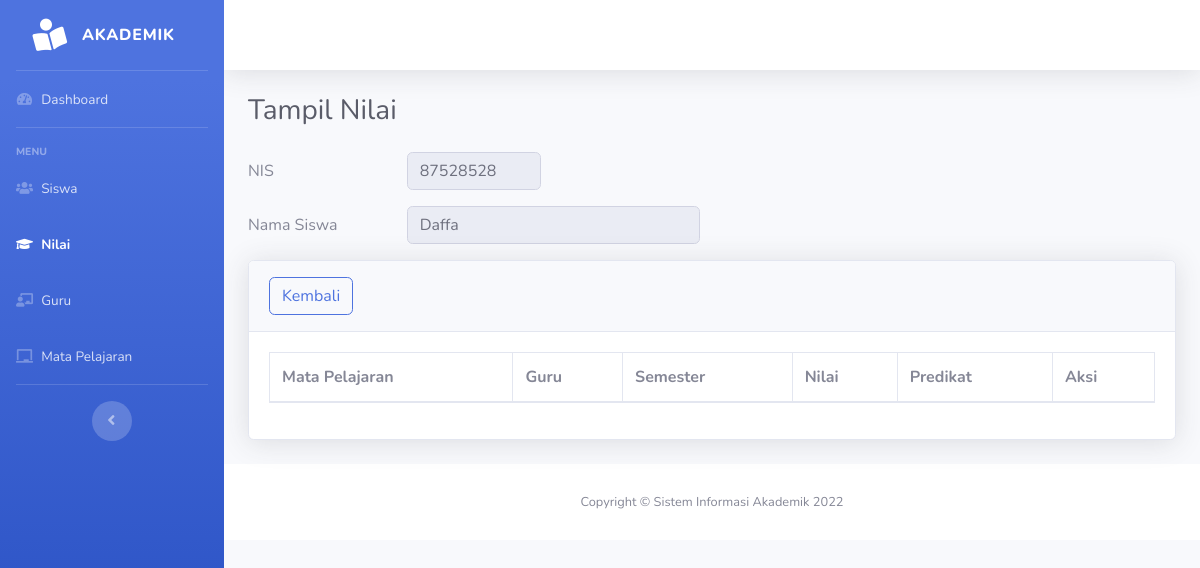
/nilai/tampil-nilai.php?nis=87528528, run on an earlier commit of the app's database.
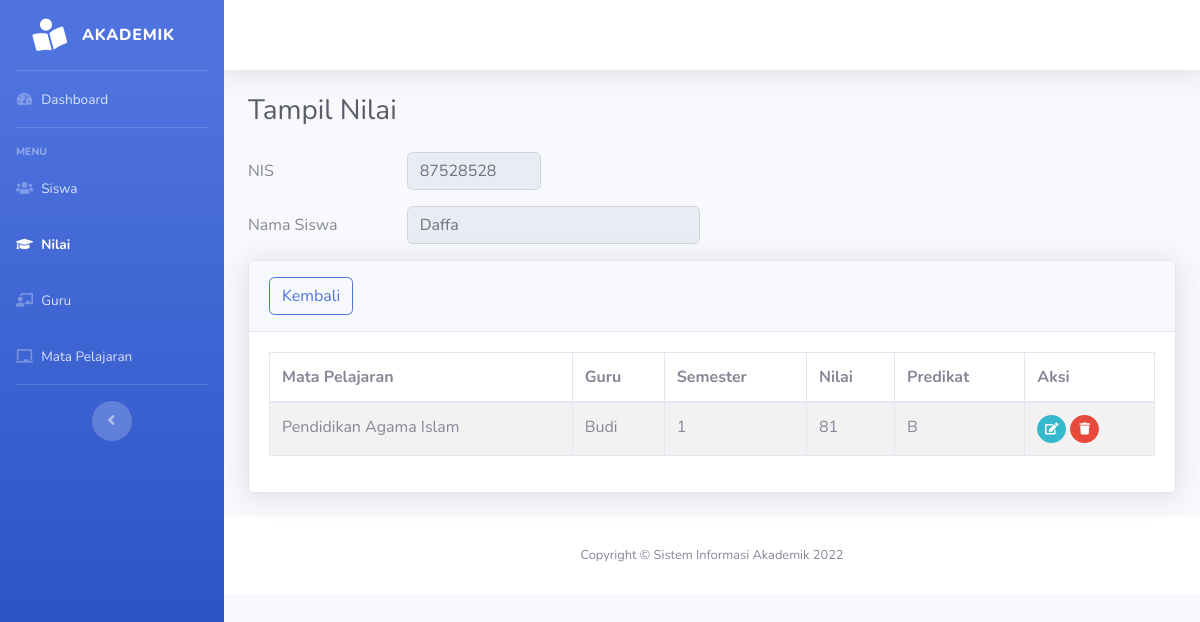
And on a later commit of the database.
### tables this page shows
CREATE TABLE `nilai` (
  `nis` varchar(8) NOT NULL,
  `kd_mp` int(11) NOT NULL,
  `semester` enum('1','2') DEFAULT NULL,
  `nilai` int(3) DEFAULT NULL,
  `predikat` char(1) DEFAULT NULL
);

CREATE TABLE `mata_pelajaran` (
  `kd_mp` int(11) NOT NULL,
  `nama_mp` varchar(30) DEFAULT NULL
);

CREATE TABLE `guru` (
  `nip` varchar(18) NOT NULL,
  `kd_mp` int(11) DEFAULT NULL,
  `nama_guru` varchar(30) DEFAULT NULL,
  `alamat` varchar(30) DEFAULT NULL,
  `jenis_kelamin` enum('L','P') DEFAULT NULL,
  `agama` enum('ISLAM','PROTESTAN','KATHOLIK','HINDU','BUDHA','KONGHUCU','LAINNYA') DEFAULT NULL
);

### functions.php (called while the page is built, shortened)
<?php
function ambilsatubaris($conn, $query)
{
    $db = mysqli_query($conn, $query);
    return mysqli_fetch_assoc($db);
}
	?>

### nilai/tampil-nilai.php (the view, shortened to what this page needs)
<?php
include_once("../functions.php");
if (isset($_GET['nis'])) {
    $nis = $_GET['nis'];
$query = "SELECT siswa.nis, siswa.nama FROM siswa WHERE nis='$nis'";
$tampil = ambilsatubaris($con, $query);
}
?>
<!DOCTYPE html>
<html><head><title>Nilai Siswa</title>
<link href="../assets/vendor/fontawesome-free/css/all.min.css" rel="stylesheet" type="text/css">
<link href="../assets/css/sb-admin-2.min.css" rel="stylesheet">
  <link href="../assets/vendor/datatables/dataTables.bootstrap4.min.css" rel="stylesheet">
<link rel="stylesheet" href="https://cdn.datatables.net/buttons/2.2.3/css/buttons.dataTables.min.css">
</head>
<body id="page-top">
     <div id="wrapper">
       <?php include_once("../layout/sidebar.php") ?>
        <div id="content-wrapper" class="d-flex flex-column">
            <div id="content">
            <?php include_once("../layout/topbar.php") ?>
                <div class="container-fluid">
                    <h1 class="h3 mb-4 text-gray-800">Tampil Nilai</h1>
                    <div class="row mb-3 ">
                    <label class="col-sm-2 col-form-label">NIS</label>
                    <div class="col-sm-2">
                    <input type="text" class="form-control" value="<?= $tampil['nis']  ?>" readonly>
                    </div>
                    </div>
                    <div class="row mb-3">
                    <label class="col-sm-2 col-form-label">Nama Siswa</label>
                    <div class="col-sm-4">
                    <input type="text" class="form-control" value="<?= $tampil['nama'] ?>" readonly>
                    </div>
                    </div>
                    <div class="card shadow mb-4">
                        <div class="card-header py-3">
                            <a href="javascript:void(0)" onclick="window.history.back();" ><button type="button" class="btn btn-outline-primary rounded">Kembali</button></a>
                        </div>
                        <div class="card-body">
<?php
$db=dbConnect();
if($db->connect_errno==0){
	$sql="SELECT siswa.nis, nama_mp, nama_guru, semester,nilai, predikat FROM nilai, mata_pelajaran, siswa, guru
                            WHERE nilai.kd_mp = mata_pelajaran.kd_mp
                            AND mata_pelajaran.kd_mp = guru.kd_mp
                            AND siswa.nis = $nis AND  nilai.nis = $nis";
	$res=$db->query($sql);
	if($res){
		?>
        <div class="table-responsive">
             <table class="table table-bordered table-striped" id="dataTable" width="100%" cellspacing="0">
        <thead>
		<tr><th>Mata Pelajaran</th>
            <th>Guru</th>
            <th>Semester</th>
            <th>Nilai</th>
            <th>Predikat</th>
            <th>Aksi</th>
			</tr></thead>
		<tbody>
		 <?php
            $data = $res->fetch_all(MYSQLI_ASSOC);
            foreach($data as $row){
            ?>
            <tr>
                <td><?= $row['nama_mp']; ?></td>
                <td><?= $row['nama_guru'] ?></td>
                <td td.dt-center><?= $row['semester']?></td>
                <td><?= $row['nilai']; ?></td>
                <td><?= $row['predikat']; ?></td>
                <td>
                    <a href="nilai-edit.php?nis=<?= $row['nis']?>" class="btn btn-info btn-circle btn-sm">
                    <i class="fas fa-edit"></i>
                    </a>
                    <a href="nilai-hapus.php?nis=<?= $row['nis'];?>" class="btn btn-danger btn-circle btn-sm hapus">
                    <i class="fas fa-trash"></i>
                    </a>
                </td>
            </tr>
                <?php
        }
        ?>
		</tbody>
		</table>
		<?php
	}else
		echo "Gagal Eksekusi SQL".(DEVELOPMENT?" : ".$db->error:"")."<br>";
}
else
	echo "Gagal koneksi".(DEVELOPMENT?" : ".$db->connect_error:"")."<br>";
?>
      </div>
                        </div>
                </div>
            </div>
            <?php include_once("../layout/footer.php") ?>
        </div>
        </div>
</body>
</html>

What changed in the data, as far as the page shows it:
added nilai: kd_mp.nama_mp "Pendidikan Agama Islam", guru.nama_guru "Budi", semester "1", nilai "81", predikat "B"
